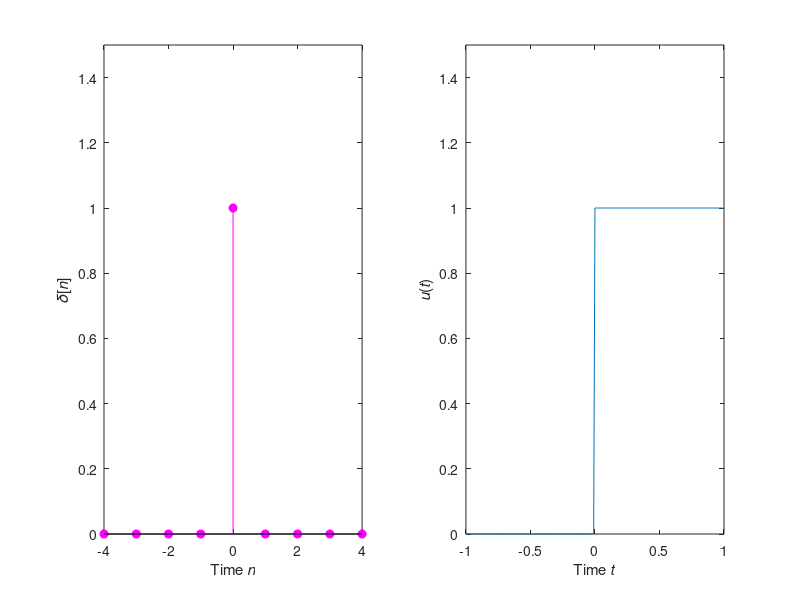

The MATLAB source for this figure:
%		     The University of Queensland
%     School of Information Technology & Electrical Engineering
%	         COMS4105 Digital Communications

% Generate a plot of a discrete-time impulse and a continuous-time step

% Time base for the discrete-time impulse

n = -4:4;

% Compute the discrete-time impulse

delta = zeros(size(n));
i = find(n == 0);
delta(i) = ones(size(i));

% Plot the discrete-time impulse

clf;
subplot(1, 2, 1);
stem(n, delta, 'filled', 'm');
xlabel('Time \itn');
ylabel('\it\delta\rm[\itn\rm]');
ylim([0, 1.5]);

% Time base for the continuous-time step signal

t = -1:0.01:1;

% Compute the continuous-time step signal

u = zeros(size(t));
i = find(t >= 0);
u(i) = ones(size(i));

% Plot the continuous-time step

subplot(1, 2, 2);
plot(t, u);
xlabel('Time \itt');
ylabel('\itu\rm(\itt\rm)');
ylim([0, 1.5]);
